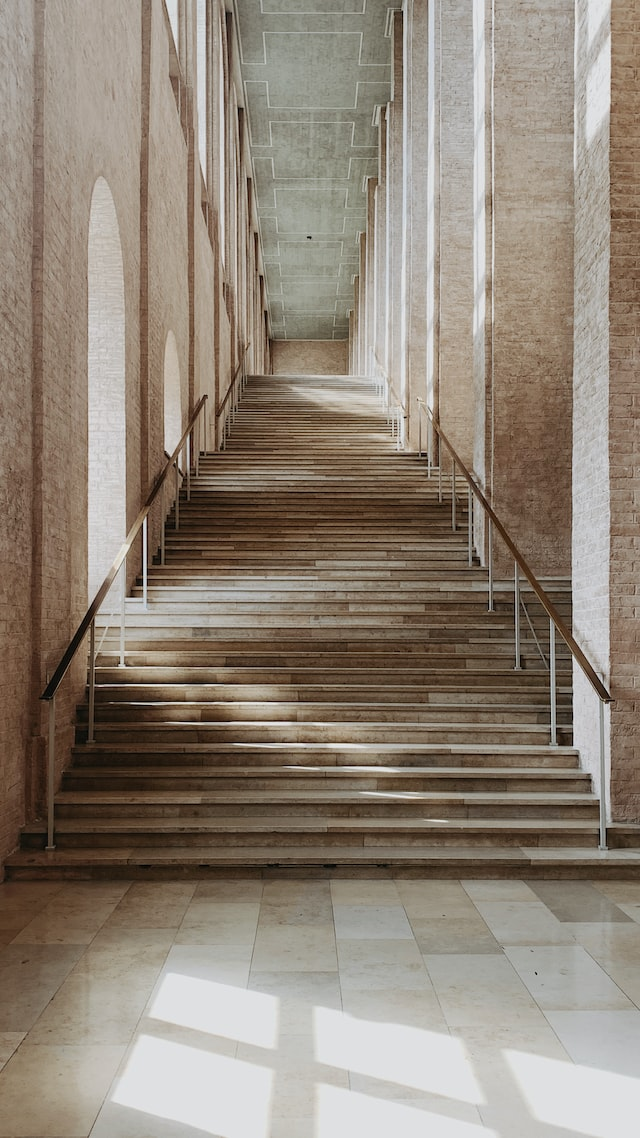
#> input picture OpenCV/merdiven.jpg, 640 x 1138 px
$ python 'Resim_birleştirme.py'
#> lines starting #> are read from the running program, lines starting #| are printed output that depends on the picture
import cv2
import numpy as np

img = cv2.imread('merdiven.jpg')
#> img is the input picture: shape (1138, 640, 3); mean B, G, R 119.2, 132.2, 143.7
img2 = cv2.imread('moon.jpg')
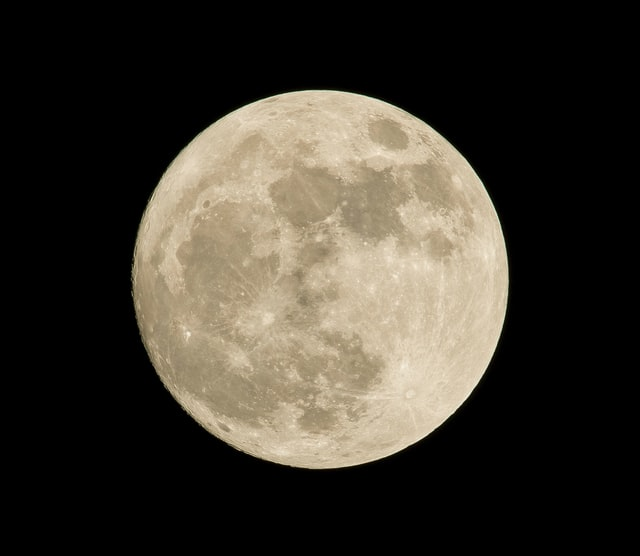
#> input picture OpenCV/moon.jpg, 640 x 556 px
#> img2 is the input picture: shape (556, 640, 3); mean B, G, R 46.6, 55.9, 61.1
#Resimleri Okuyoruz.
cv2.namedWindow('dikey',cv2.WINDOW_NORMAL)
cv2.namedWindow('yatay',cv2.WINDOW_NORMAL)
#Açıldığında boyutlanabilir olması için WINDOW_NORMAL yazıyoruz.
dikeyImg = np.vstack((img,img2))
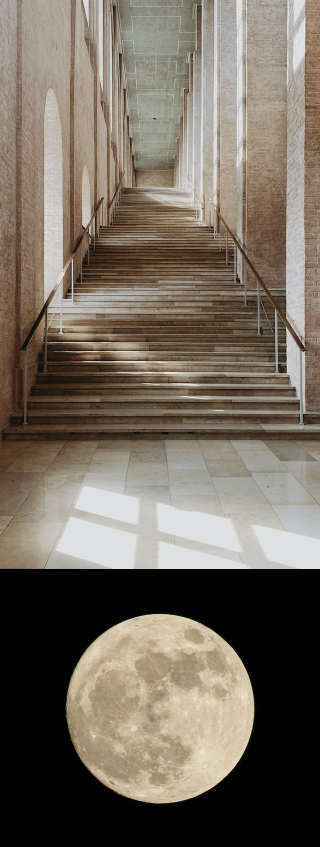
#> dikeyImg: shape (1694, 640, 3) (shown at 1/2 size); mean B, G, R 95.4, 107.2, 116.6
#numpy kütüphanesinden vstack ile resimleri alt alta ekliyoruz.
yatayImg = np.hstack((img,img,img))
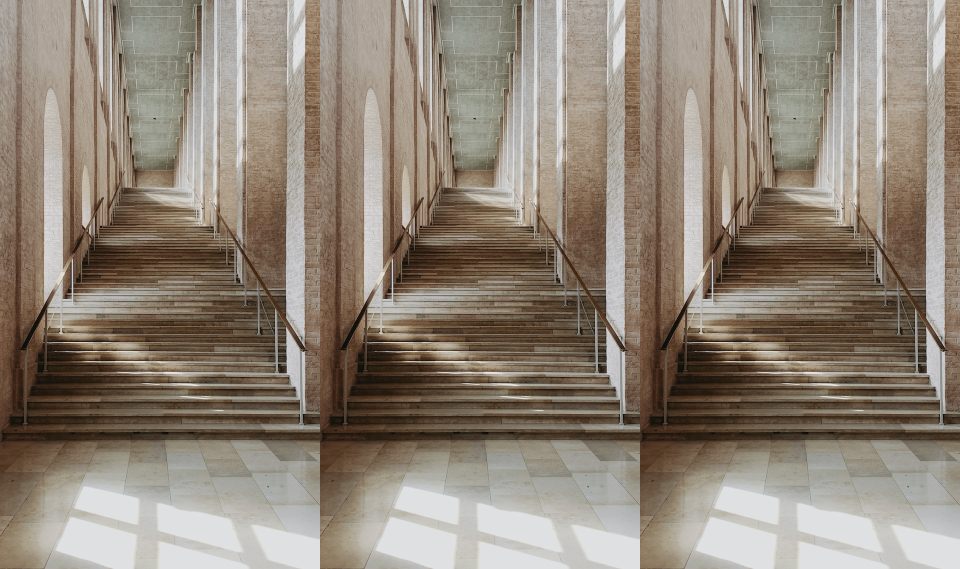
#> yatayImg: shape (1138, 1920, 3) (shown at 1/2 size); mean B, G, R 119.2, 132.2, 143.7
#numpy kütüphanesinden hstack ile resimleri yan yana ekliyoruz.
cv2.imshow('dikey', dikeyImg)
cv2.imshow('yatay', yatayImg)
#resimleri göstertiyoruz
cv2.waitKey(0)
#Ekranda kalması için waitKey(0) veriyoruz
cv2.destroyAllWindows()
